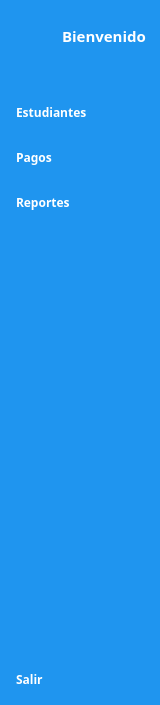
     <widget class="QWidget" name="icon_complete_widget" native="true">
      <property name="minimumSize">
       <size>
        <width>160</width>
        <height>0</height>
       </size>
      </property>
      <property name="maximumSize">
       <size>
        <width>160</width>
        <height>16777215</height>
       </size>
      </property>
      <property name="styleSheet">
       <string notr="true">QWidget{
background-color: rgb(31, 149, 239);
}

QPushButton{
color: #FFFFFF;
text-align: left;
height:30px;
border:none;
padding-left:10px;
border-top-left-radius:10px;
border-bottom-left-radius:10px;
}


QLabel{
color:#FFFFFF;
text-align:center;
}

QPushButton:checked{
background-color:#F5FAFE;
color: #1F95EF;
font-weight:bold
}</string>
      </property>
      <layout class="QGridLayout" name="gridLayout_2">
       <property name="leftMargin">
        <number>6</number>
       </property>
       <property name="rightMargin">
        <number>0</number>
       </property>
       <item row="0" column="0" colspan="2">
        <layout class="QHBoxLayout" name="tittle_dashboard">
         <item>
          <widget class="QLabel" name="icon">
           <property name="minimumSize">
            <size>
             <width>50</width>
             <height>50</height>
            </size>
           </property>
           <property name="maximumSize">
            <size>
             <width>50</width>
             <height>50</height>
            </size>
           </property>
           <property name="text">
            <string/>
           </property>
           <property name="pixmap">
            <pixmap resource="../../../dashboard/resources.qrc">:/icons/assets/icons/icons8-computer-50.png</pixmap>
           </property>
          </widget>
         </item>
         <item>
          <widget class="QLabel" name="tittle">
           <property name="minimumSize">
            <size>
             <width>50</width>
             <height>50</height>
            </size>
           </property>
           <property name="maximumSize">
            <size>
             <width>100</width>
             <height>50</height>
            </size>
           </property>
           <property name="font">
            <font>
             <family>Euphemia</family>
             <pointsize>11</pointsize>
             <weight>75</weight>
             <bold>true</bold>
            </font>
           </property>
           <property name="text">
            <string>Bienvenido</string>
           </property>
           <property name="margin">
            <number>5</number>
           </property>
          </widget>
         </item>
        </layout>
       </item>
       <item row="1" column="0" colspan="2">
        <layout class="QVBoxLayout" name="menu_options">
         <property name="spacing">
          <number>15</number>
         </property>
         <property name="topMargin">
          <number>30</number>
         </property>
         <property name="rightMargin">
          <number>0</number>
         </property>
         <item>
          <widget class="QPushButton" name="students_2">
           <property name="font">
            <font>
             <family>Euphemia</family>
             <pointsize>9</pointsize>
             <weight>75</weight>
             <bold>true</bold>
             <underline>false</underline>
             <strikeout>false</strikeout>
             <kerning>false</kerning>
            </font>
           </property>
           <property name="text">
            <string>Estudiantes</string>
           </property>
           <property name="icon">
            <iconset resource="../../../dashboard/resources.qrc">
             <normaloff>:/icons/assets/icons/profile_white.png</normaloff>
             <normalon>:/icons/assets/icons/profile.png</normalon>:/icons/assets/icons/profile_white.png</iconset>
           </property>
           <property name="iconSize">
            <size>
             <width>20</width>
             <height>22</height>
            </size>
           </property>
           <property name="checkable">
            <bool>true</bool>
           </property>
           <property name="autoExclusive">
            <bool>true</bool>
           </property>
          </widget>
         </item>
         <item>
          <widget class="QPushButton" name="payments_2">
           <property name="font">
            <font>
             <family>Euphemia</family>
             <pointsize>9</pointsize>
             <weight>75</weight>
             <bold>true</bold>
            </font>
           </property>
           <property name="text">
            <string>Pagos</string>
           </property>
           <property name="icon">
            <iconset resource="../../../dashboard/resources.qrc">
             <normaloff>:/icons/assets/icons/icons8-transaction-96.png</normaloff>
             <normalon>:/icons/assets/icons/icons8-transaction-96-blue.png</normalon>:/icons/assets/icons/icons8-transaction-96.png</iconset>
           </property>
           <property name="iconSize">
            <size>
             <width>28</width>
             <height>24</height>
            </size>
           </property>
           <property name="checkable">
            <bool>true</bool>
           </property>
           <property name="autoExclusive">
            <bool>true</bool>
           </property>
          </widget>
         </item>
         <item>
          <widget class="QPushButton" name="reports_2">
           <property name="font">
            <font>
             <family>Euphemia</family>
             <pointsize>9</pointsize>
             <weight>75</weight>
             <bold>true</bold>
            </font>
           </property>
           <property name="text">
            <string>Reportes</string>
           </property>
           <property name="icon">
            <iconset resource="../../../dashboard/resources.qrc">
             <normaloff>:/icons/assets/icons/icons8-report-100.png</normaloff>
             <normalon>:/icons/assets/icons/icons8-report-100-blue.png</normalon>:/icons/assets/icons/icons8-report-100.png</iconset>
           </property>
           <property name="iconSize">
            <size>
             <width>28</width>
             <height>24</height>
            </size>
           </property>
           <property name="checkable">
            <bool>true</bool>
           </property>
           <property name="autoExclusive">
            <bool>true</bool>
           </property>
          </widget>
         </item>
        </layout>
       </item>
       <item row="2" column="1">
        <spacer name="verticalSpacer_2">
         <property name="orientation">
          <enum>Qt::Vertical</enum>
         </property>
         <property name="sizeHint" stdset="0">
          <size>
           <width>20</width>
           <height>441</height>
          </size>
         </property>
        </spacer>
       </item>
       <item row="3" column="0">
        <widget class="QPushButton" name="exit">
         <property name="font">
          <font>
           <family>Euphemia</family>
           <pointsize>9</pointsize>
           <weight>75</weight>
           <bold>true</bold>
          </font>
         </property>
         <property name="text">
          <string>Salir</string>
         </property>
         <property name="icon">
          <iconset resource="../../../dashboard/resources.qrc">
           <normaloff>:/icons/assets/icons/log_out_white.png</normaloff>:/icons/assets/icons/log_out_white.png</iconset>
         </property>
         <property name="iconSize">
          <size>
           <width>20</width>
           <height>20</height>
          </size>
         </property>
         <property name="checkable">
          <bool>true</bool>
         </property>
        </widget>
       </item>
      </layout>
     </widget>
